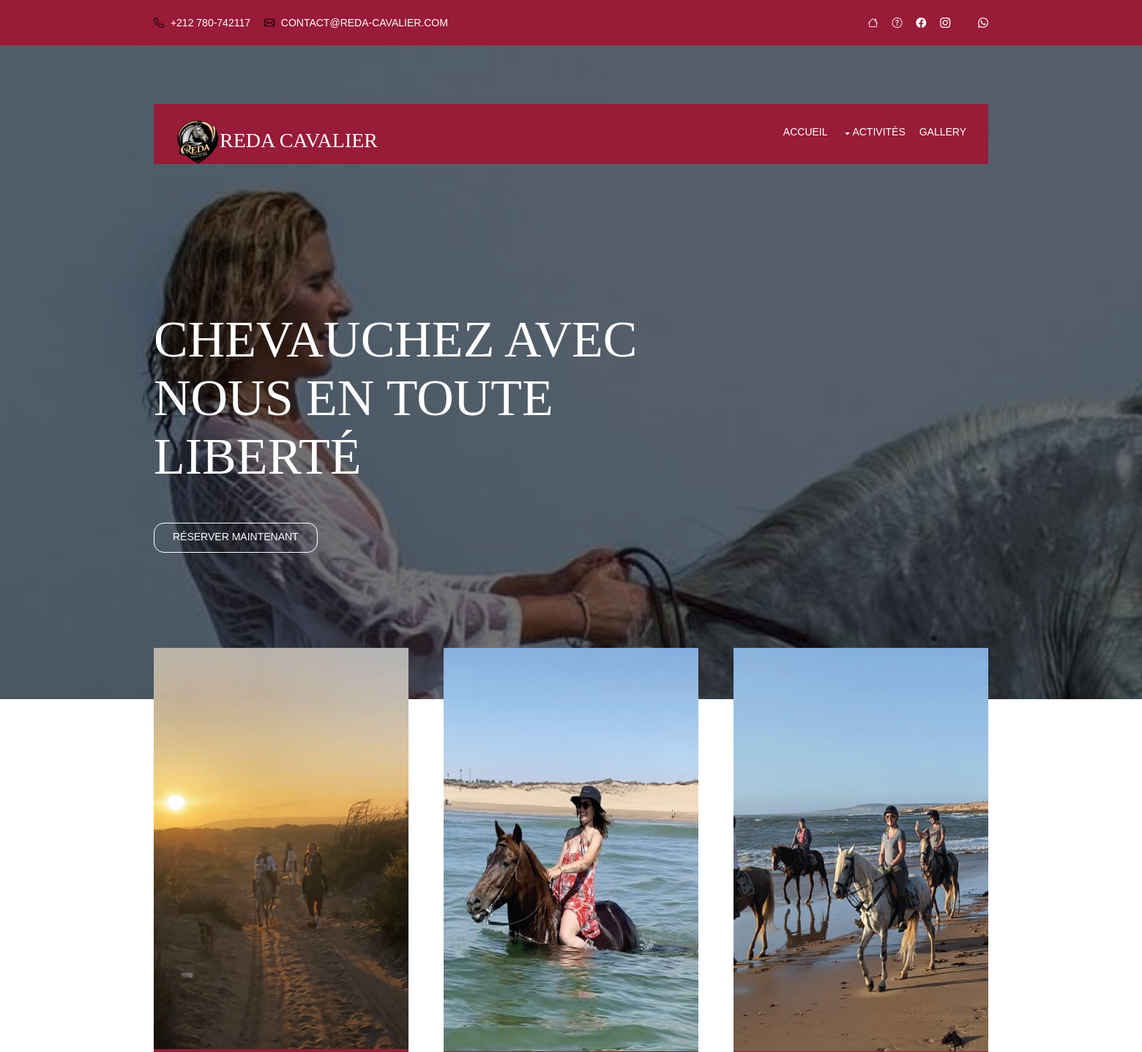
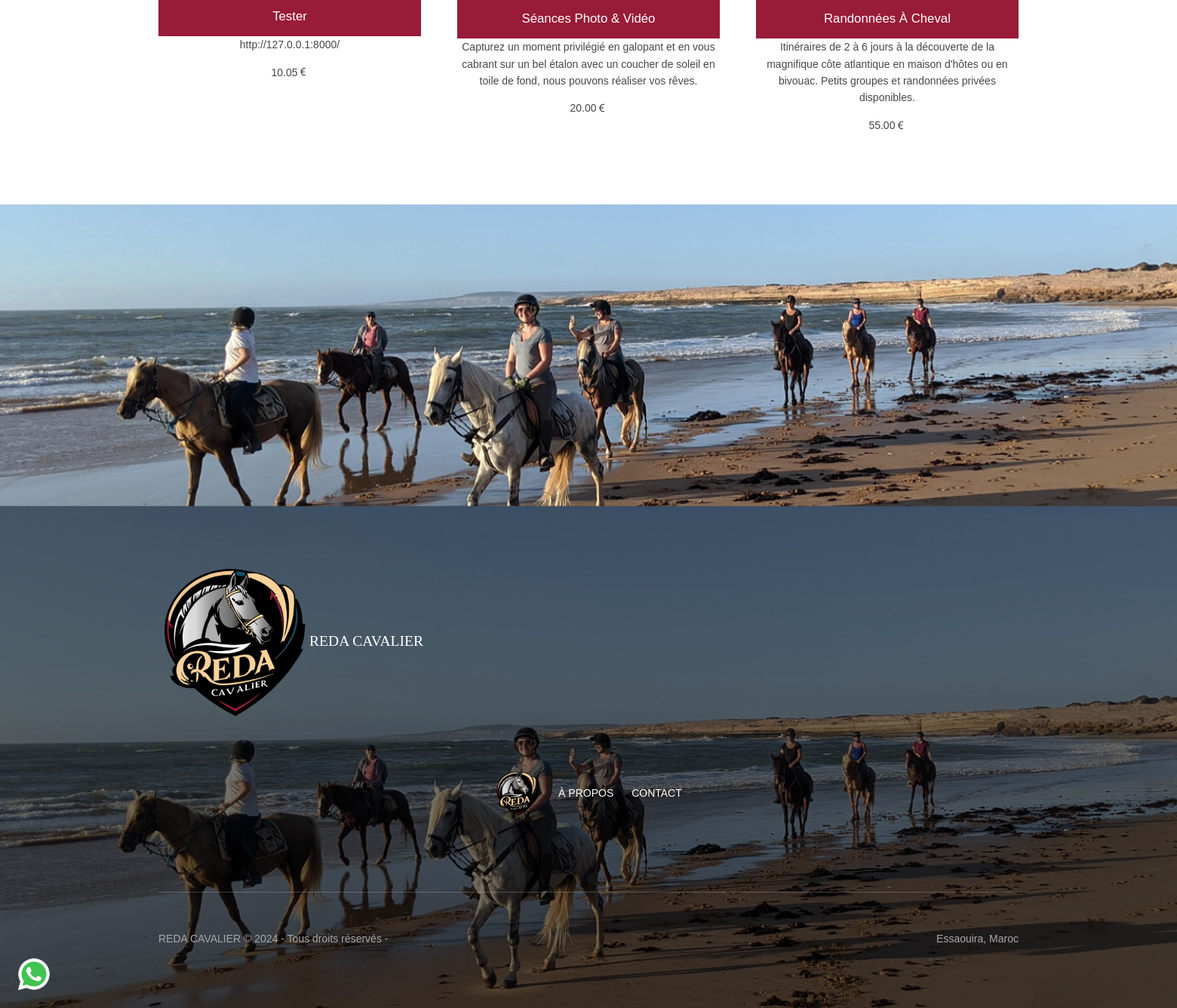
The page / on the database its author committed (2 pictures, top to bottom).
### reservations/models.py (models this page shows, shortened)
class Offre(models.Model):
    name = models.CharField(max_length=100)
    description = models.TextField()
    price = models.DecimalField(max_digits=10, decimal_places=2)
    image = models.ImageField(upload_to='images/', blank=True, null=True)  # Corrigé le chemin vers images

### reservations/views.py (the view)
# urls.py: 2. Add a URL to urlpatterns:  path('', views.home, name='home')
def home(request):
    last_offres = Offre.objects.all().order_by('-id')[:3]
    all_offres = Offre.objects.all()
    context = {
        'last_offres': last_offres,
        'all_offres': all_offres,
    }
    return render(request, 'index.html', context)

### reservations/context_processors.py (called while the page is built)
def offres_in_menu(request):
    all_offres = Offre.objects.all()  # Toutes les offres pour le menu
    return {
        'all_offres': all_offres
    }

### reservations/templates/index.html (shortened to what this page needs)
{% extends "base.html" %}
{% load static %}
{% block content %}
<div id="pageintro" class="hoc clear">
  <article>
    <h3 class="heading">CHEVAUCHEZ AVEC NOUS EN TOUTE LIBERTÉ</h3>
    <footer>
      <ul class="nospace inline pushright">
        <li><a class="btn inverse" href="">Réserver maintenant</a></li>
      </ul>
    </footer>
  </article>
</div>
<div class="wrapper row3" style="background-color:#fff;">
  <main class="hoc container clear">
    <section id="introblocks">
      <ul class="nospace group grid-3">
        {% for offre in last_offres %}
          <li class="one_third">
            <figure>
              <a class="imgover" href="{% url 'reservations:offer_detail' offer_id=offre.id %}">
                {% if offre.image %}
                  <img src="{{ offre.image.url }}" alt="{{ offre.name }}">
                {% else %}
                  <img src="path_to_default_image.jpg" alt="Image non disponible">
                {% endif %}
              </a>
              <figcaption>
                <a href="{% url 'reservations:offer_detail' offer_id=offre.id %}">{{ offre.name }}</a>
                <p>{{ offre.description }}</p>
                <p>{{ offre.price }}<i class="bi bi-currency-euro"></i></p>
              </figcaption>
            </figure>
          </li>
        {% endfor %}
      </ul>
    </section>
  </main>
</div>
<div class="swiper-container">
  <div class="swiper-wrapper">
    <div class="swiper-slide">
        <img src="{% static 'images/4.jpg' %}" alt="Image 2">
    </div>
  </div>
</div>
<link rel="stylesheet" href="https://unpkg.com/swiper/swiper-bundle.min.css" />
{%endblock%}

### reservations/static/css/layout.css (style rules this page uses)
#pageintro { padding:200px 0; }
#pageintro article { display:block; max-width:60%; text-transform:capitalize; }
#pageintro .heading { font-size:5rem; }
#pageintro footer { margin-top:50px; }
.container { padding:80px 0; }
.grid-3 > li { margin-bottom:50px; }
.grid-3 > li:nth-last-child(-n+3) { margin-bottom:0; }
.grid-3 > li:nth-child(3n+1) { margin-left:0; clear:left; }
#introblocks { display:block; position:relative; margin:-150px 0 0 0; z-index:1; text-align:center; }
#introblocks figure figcaption > a { display:block; padding:15px; text-transform:capitalize; font-size:1.2rem; }
.btn { border-radius:14px; }
*, *::before, *::after { transition:all .3s ease-in-out; }
body { color:#A8A8A8; background-color:#202020; }
a { color:#981b38; }
.btn, .btn.inverse:hover { color:#FFFFFF; background-color:#981b38; border-color:#981b38; }
.btn:hover, .btn.inverse { color:inherit; background-color:transparent; border-color:inherit; }
.imgover, .imgover:hover::after { color:#FFFFFF; }
.row3 { color:#474747; background-color:#FFFFFF; }
#introblocks figure figcaption > a { color:#FFFFFF; background-color:#981b38; }
@media screen and (min-width:1140px) { .hoc { max-width:1140px; } }

### reservations/static/css/framework.css (style rules this page uses)
html { overflow-y:scroll; overflow-x:hidden; }
html, body { margin:0; padding:0; font-size:14px; line-height:1.6em; }
*, *::before, *::after { box-sizing:border-box; }
.nospace { margin:0; padding:0; list-style:none; }
.inline { display:inline-block; }
.inline * { display:inline-block; }
.inline *:last-child { margin-right:0; }
.pushright li { margin-right:20px; }
.pushright li:last-child { margin-right:0; }
.btn, button.btn { display:inline-block; padding:8px 25px 10px; text-transform:uppercase; font-size:1rem; font-weight:400; border:1px solid; }
.clear, .group { display:block; }
.clear::before, .clear::after, .group::before, .group::after { display:table; content:""; }
.clear, .clear::after, .group, .group::after { clear:both; }
a { outline:none; text-decoration:none; }
img { width:auto; max-width:100%; height:auto; margin:0; padding:0; border:none; line-height:normal; vertical-align:middle; }
.imgover { display:inline-block; position:relative; max-width:100%; }
.imgover::before, .imgover::after { display:block; position:absolute; content:""; text-align:center; opacity:0; }
.imgover::before { top:0; right:0; bottom:0; left:0; }
.imgover::after { top:50%; left:50%; width:50px; height:50px; line-height:50px; margin:-25px 0 0 -25px; font-family:"Font Awesome 5 Free"; font-weight:900; content:"\f0c1"; font-size:28px; }
body, input, textarea, select { font-family:Verdana, Geneva, sans-serif; }
h1, h2, h3, h4, h5, h6, .heading { font-family:Georgia, "Times New Roman", Times, serif; }
::placeholder { opacity:1; }
h1, h2, h3, h4, h5, h6, .heading { margin:0 0 20px 0; font-size:1.4rem; line-height:normal; font-weight:normal; text-transform:capitalize; }
.wrapper { display:block; position:relative; width:100%; margin:0; padding:0; text-align:left; word-wrap:break-word; }
.hoc { display:block; margin:0 auto; }
address, article, aside, figcaption, figure, footer, header, main, nav, section { display:block; margin:0; padding:0; }
.one_half, .one_third, .two_third, .one_quarter, .two_quarter, .three_quarter { display:inline-block; float:left; margin:0 0 0 4.21052%; list-style:none; }
.one_third { width:30.52631%; }
.swiper-container { width: 100%; height: 400px; }
.swiper-slide { display: flex; justify-content: center; align-items: center; }
.swiper-slide img { width: 100%; height: 100%; object-fit: cover; }

### rows shown on the page
Offre: image (picture), name "Tester", description "http://127.0.0.1:8000/", price "10.05"
Offre: image (picture), name "Séances Photo & Vidéo", description "Capturez un moment privilégié en galopant et en vous cabrant sur un bel étalon avec un coucher de soleil en toile de fond, nous pouvons réaliser vos rêves.", price "20.00"
Offre: image (picture), name "Randonnées À Cheval", description "Itinéraires de 2 à 6 jours à la découverte de la magnifique côte atlantique en maison d'hôtes ou en bivouac. Petits groupes et randonnées privées disponibles.", price "55.00"
